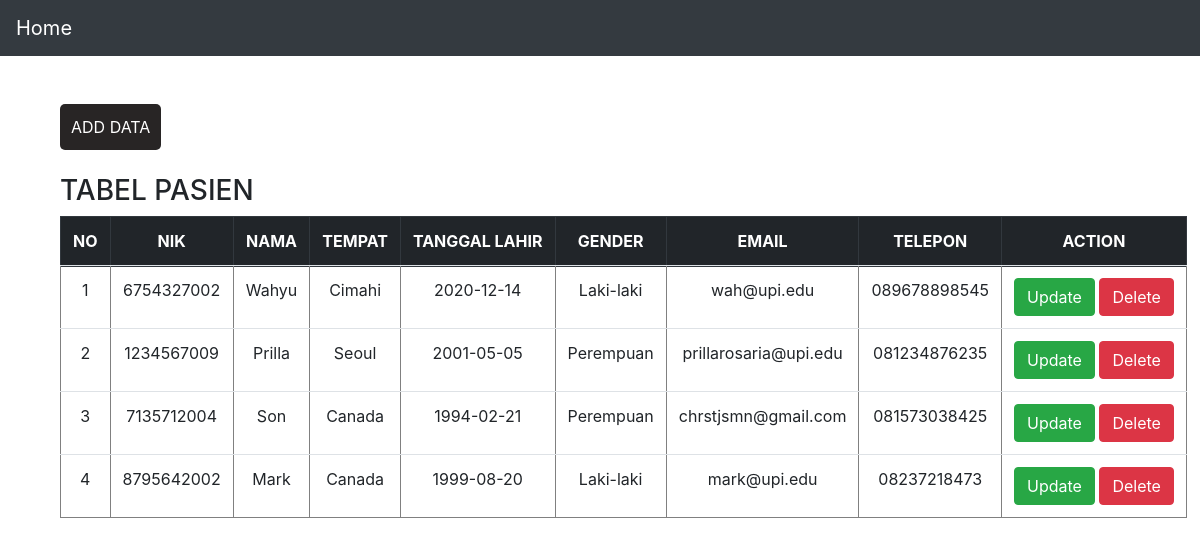
The app's page /source_code/index.php with its own data.
### tables this page shows
CREATE TABLE `pasien` (
  `id` int(11) NOT NULL,
  `nik` varchar(100) NOT NULL,
  `nama` varchar(100) NOT NULL,
  `tempat` varchar(100) NOT NULL,
  `tl` varchar(100) NOT NULL,
  `gender` varchar(10) NOT NULL,
  `email` varchar(100) NOT NULL,
  `telp` varchar(100) NOT NULL
);

### source_code/presenter/ProsesPasien.php (called while the page is built, shortened)
<?php
class ProsesPasien implements KontrakPresenter
{
	private $tabelpasien;
	private $data = [];
	function __construct()
	{
		try {
			$db_host = "localhost";
			$db_user = "root";
			$db_password = "";
			$db_name = "db_pasien";
			$this->tabelpasien = new TabelPasien($db_host, $db_user, $db_password, $db_name);
			$this->data = array();
		} catch (Exception $e) {
			echo "wiw error" . $e->getMessage();
		}
	}
	function prosesDataPasien()
	{
		try {
			$this->tabelpasien->open();
			$this->tabelpasien->getPasien();
			while ($row = $this->tabelpasien->getResult()) {
				$this->data[] = $row;
			}
		} catch (Exception $e) {
			echo "wiw error part 2" . $e->getMessage();
		}
	}
	function getId($i)
	{
		return $this->data[$i]['id'];
	}
	function getNik($i)
	{
		return $this->data[$i]['nik'];
	}
	function getNama($i)
	{
		return $this->data[$i]['nama'];
	}
	function getTempat($i)
	{
		return $this->data[$i]['tempat'];
	}
	function getTl($i)
	{
		return $this->data[$i]['tl'];
	}
	function getGender($i)
	{
		return $this->data[$i]['gender'];
	}
	function getEmail($i)
	{
		return $this->data[$i]['email'];
	}
	function getTelp($i)
	{
		return $this->data[$i]['telp'];
	}
	function getSize()
	{
		return sizeof($this->data);
	}
}

### source_code/index.php (called while the page is built, shortened)
<?php
include("model/Template.class.php");
include("model/DB.class.php");
include("view/TampilPasien.php");
$tp = new TampilPasien();
$data = $tp->tampil();

### source_code/model/DB.class.php (called while the page is built, shortened)
<?php
class DB
{
	var $db_host = '';
	var $db_user = '';
	var $db_password = '';
	var $db_name = '';
	var $db_link = '';
	function __construct($db_host = '', $db_user = '', $db_password = '', $db_name = '')
	{
		$this->db_host = $db_host;
		$this->db_user = $db_user;
		$this->db_password = $db_password;
		$this->db_name = $db_name;
	}
	function open()
	{
		$this->db_link = mysqli_connect($this->db_host, $this->db_user, $this->db_password, $this->db_name);
	}
	function execute($query = "")
	{
		$this->result = mysqli_query($this->db_link, $query);
		return $this->result;
	}
}

### source_code/model/TabelPasien.class.php (called while the page is built, shortened)
<?php
class TabelPasien extends DB
{
	function getPasien()
	{
		$query = "SELECT * FROM pasien";
		return $this->execute($query);
	}
}

### source_code/view/TampilPasien.php (the view, shortened to what this page needs)
<?php
include("presenter/ProsesPasien.php");
class TampilPasien implements KontrakView
{
	private $prosespasien;
	function __construct()
	{
		$this->prosespasien = new ProsesPasien();
	}
	function tampil()
	{
		$this->prosespasien->prosesDataPasien();
		$data = null;
		for ($i = 0; $i < $this->prosespasien->getSize(); $i++) {
			$no = $i + 1;
			$data .= "<tr>
			<td>" . $no . "</td>
			<td>" . $this->prosespasien->getNik($i) . "</td>
			<td>" . $this->prosespasien->getNama($i) . "</td>
			<td>" . $this->prosespasien->getTempat($i) . "</td>
			<td>" . $this->prosespasien->getTl($i) . "</td>
			<td>" . $this->prosespasien->getGender($i) . "</td>
			<td>" . $this->prosespasien->getEmail($i) . "</td>
			<td>" . $this->prosespasien->getTelp($i) . "</td>
			<td>
				<a href='insert.php?update=" . $this->prosespasien->getId($i) . "' class='btn btn-success'>Update</a>
				<a href='index.php?delete=" . $this->prosespasien->getId($i) . "' class='btn btn-danger'>Delete</a>
			</td>";
		}
	}
}

### source_code/model/Template.class.php (shortened to what this page needs)
<?php
class Template{
	var $content = '';
	function __construct($filename = ''){
		$this->content = implode('', @file($filename));
	}
	function clear(){
		$this->content = preg_replace("/DATA_[A-Z|_|0-9]+/", "", $this->content);
	}
	function write(){
		print $this->content;
	}
	function replace($old = '', $new = ''){
		if(is_int($new)){
			$value = sprintf("%d", $new);
		}elseif(is_float($new)){
			$value = sprintf("%f", $new);
		}elseif(is_array($new)){
			$value = '';
			foreach( $new as $item){
				$value .= $item. '';
			}
		}else{
			$value = $new;
		}
		$this->content = preg_replace("/$old/",  $value, $this->content);
	}
}

### records on screen
pasien: no "1", nik "6754327002", nama "Wahyu", tempat "Cimahi", tl "2020-12-14", gender "Laki-laki", email "wah@upi.edu", telp "089678898545"
pasien: no "2", nik "1234567009", nama "Prilla", tempat "Seoul", tl "2001-05-05", gender "Perempuan", email "prillarosaria@upi.edu", telp "081234876235"
pasien: no "3", nik "7135712004", nama "Son", tempat "Canada", tl "1994-02-21", gender "Perempuan", email "chrstjsmn@gmail.com", telp "081573038425"
pasien: no "4", nik "8795642002", nama "Mark", tempat "Canada", tl "1999-08-20", gender "Laki-laki", email "mark@upi.edu", telp "08237218473"

### other values on screen
$this->content "Home ADD DATA TABEL PASIEN NO NIK NAMA TEMPAT TANGGAL LAHIR GENDER EMAIL TELEPON ACTION"
